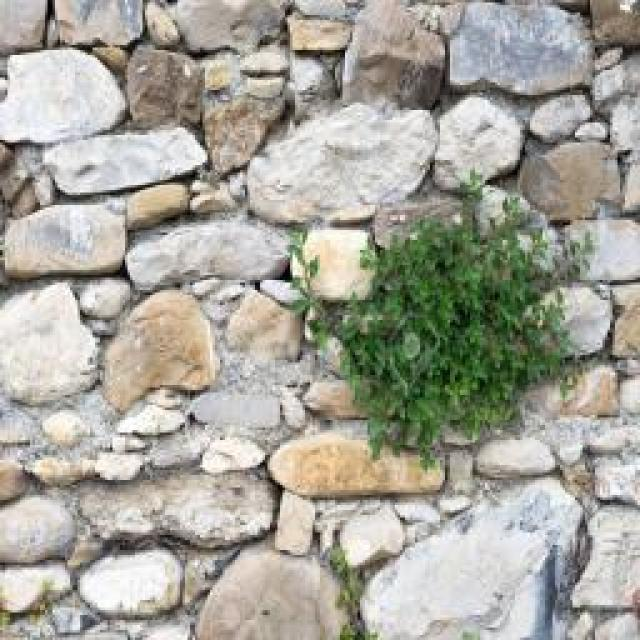
#> input picture brick-veg.jpg, 640 x 640 px
$ jupyter execute depth_estimation.ipynb   (older library calls are emulated)
#> lines starting #> are read from the running program, lines starting #| are printed output that depends on the picture; after the words box and inside, x2 and y2 are one past the last pixel; in counts of white or black regions, pixels touching at a corner belong together
[cell 1]
import cv2
import numpy as np
import matplotlib.pyplot as plt


image = cv2.imread('./brick-veg.jpg', cv2.IMREAD_GRAYSCALE)
#> image: shape (640, 640); min 0, max 255, mean 164.9
plt.imshow(image)

[cell 2]
# Step 1: Apply Gaussian Blur to remove noise
blurred_image = cv2.GaussianBlur(image, (5, 5), 0)

# Step 2: Apply Histogram Equalization to enhance contrast
equalized_image = cv2.equalizeHist(blurred_image)
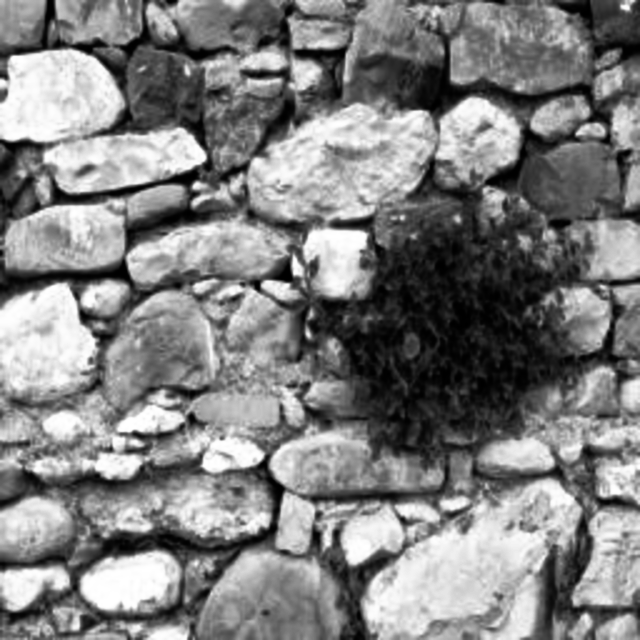
#> equalized_image: shape (640, 640); min 0, max 255, mean 128.3

# Display the preprocessed image
plt.imshow(equalized_image, cmap='gray')
plt.title('Preprocessed Image')
plt.show()

[cell 3]
# Step 3: Use Canny edge detection to identify crack edges
edges = cv2.Canny(equalized_image, threshold1=50, threshold2=150)
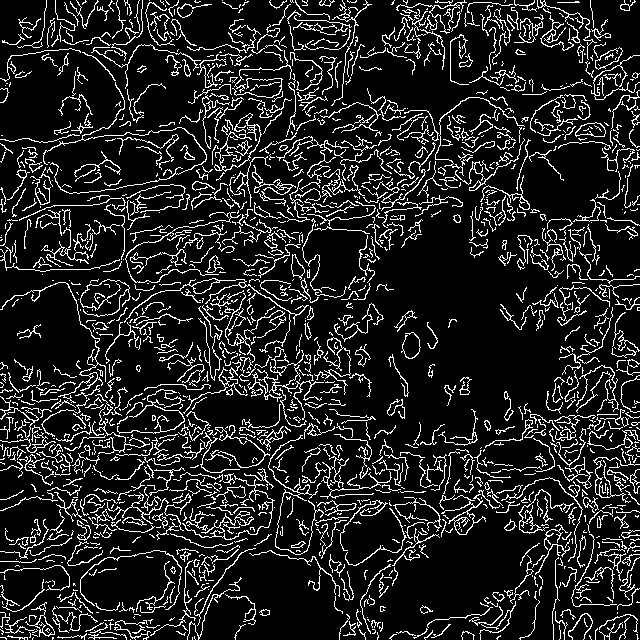
#> edges: shape (640, 640); 13.4% white in thin lines or dots

# Display the detected edges
plt.imshow(edges, cmap='gray')
plt.title('Canny Edge detector')
plt.show()

[cell 4]
# Step 4: Compute gradients in the x and y direction
grad_x = cv2.Sobel(equalized_image, cv2.CV_64F, 1, 0, ksize=5)
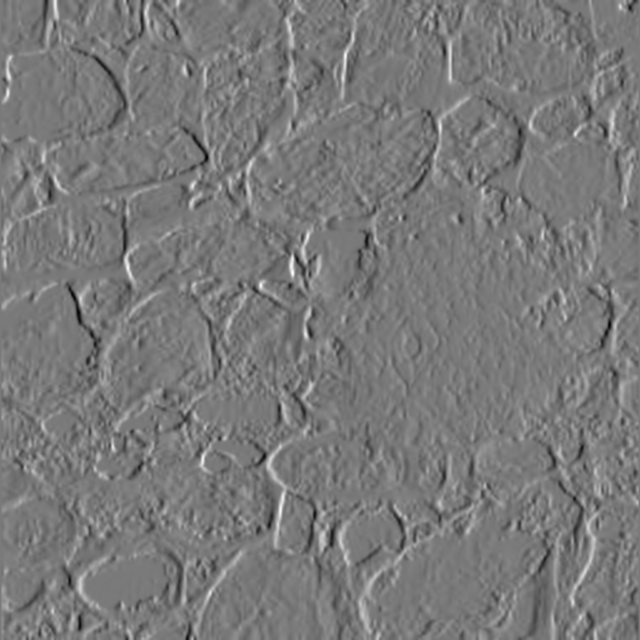
#> grad_x: shape (640, 640) float64; min -7766, max 8459, mean 2.6; drawn with min black and max white
grad_y = cv2.Sobel(equalized_image, cv2.CV_64F, 0, 1, ksize=5)
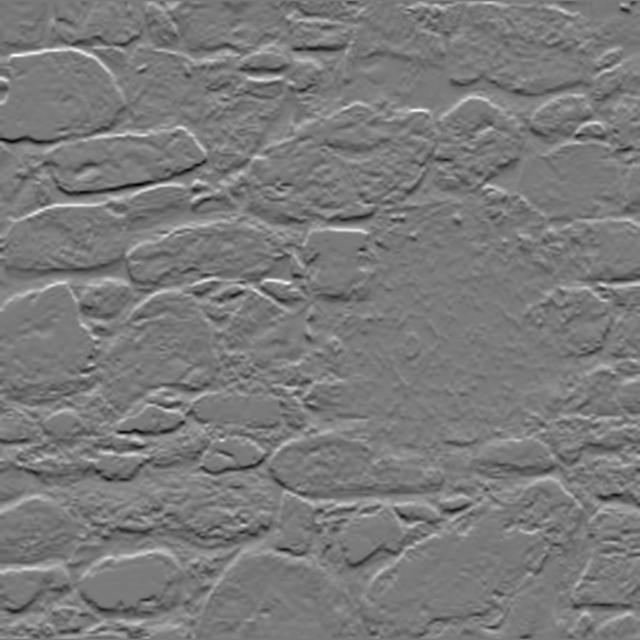
#> grad_y: shape (640, 640) float64; min -8640, max 9299, mean 3.8; drawn with min black and max white

# Compute gradient magnitude
gradient_magnitude = np.sqrt(grad_x**2 + grad_y**2)
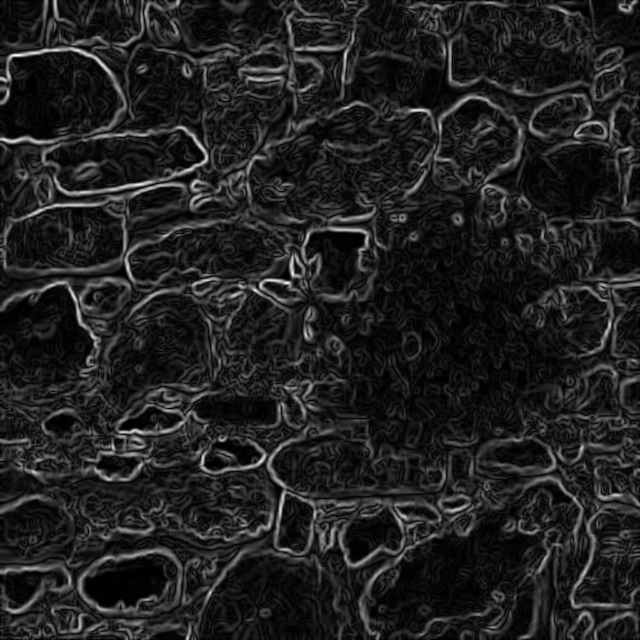
#> gradient_magnitude: shape (640, 640) float64; min 0, max 9299, mean 1212.9; drawn with min black and max white

# Normalize the gradient for visualization
gradient_magnitude = cv2.normalize(gradient_magnitude, None, 0, 255, cv2.NORM_MINMAX)

# Display the gradient magnitude
plt.imshow(gradient_magnitude, cmap='gray')
plt.title('Gradient Magnitude (Shading)')
plt.show()

[cell 5]
# Step 5: Find the darkest (shadowed) regions along the crack
# Thresholding to find dark regions (shadow)
_, shadow_mask = cv2.threshold(equalized_image, 60, 255, cv2.THRESH_BINARY_INV)
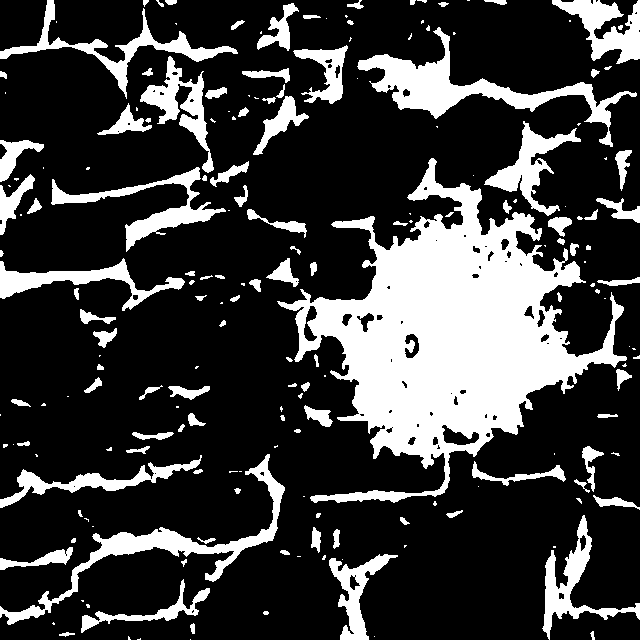
#> shadow_mask: shape (640, 640); 23.6% white; 195 white regions (85 under 20 px), largest, box (x1, y1, x2, y2) and area: (277, 158, 627, 503) 46541, (357, 27, 637, 147) 6232, (0, 454, 285, 625) 4759

# Mask the original image with the shadow mask
shadow_region = cv2.bitwise_and(equalized_image, equalized_image, mask=shadow_mask)
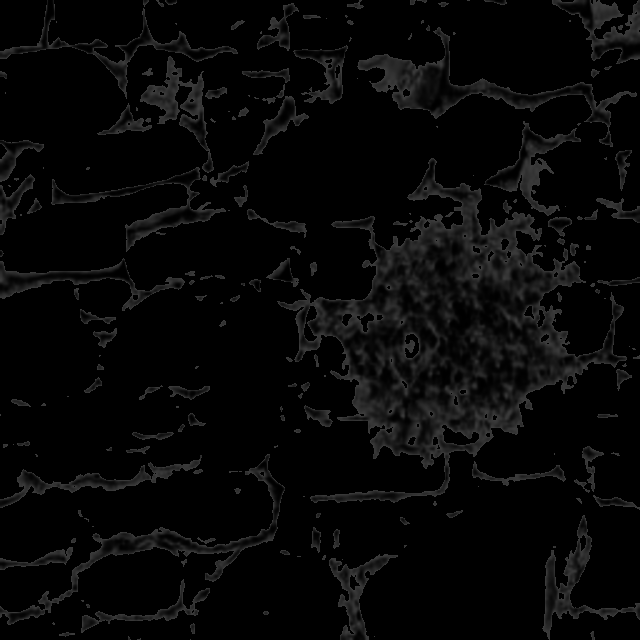
#> shadow_region: shape (640, 640); min 0, max 60, mean 7.2

# Display the shadow region
plt.imshow(shadow_region, cmap='gray')
plt.title('Shadow Regions')
plt.show()

# Step 6: Estimate depth based on intensity
# Here, deeper cracks would correlate with darker shadows (lower intensity)
depth_estimation = 255 - shadow_region  # Inverse relationship between intensity and depth
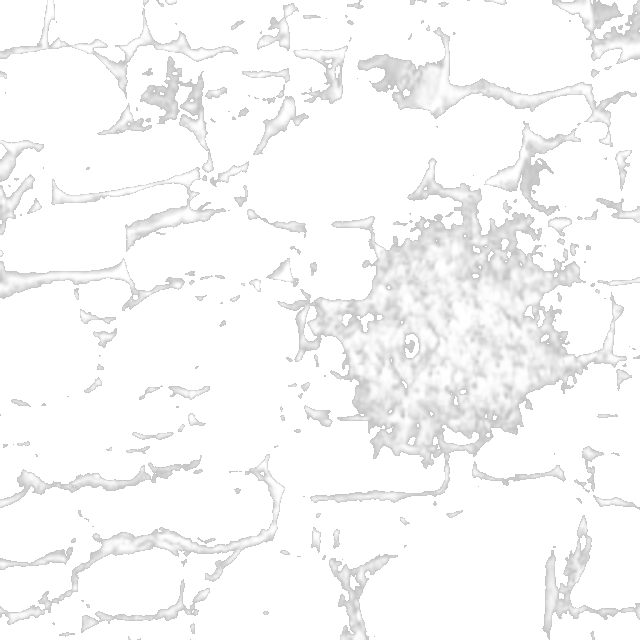
#> depth_estimation: shape (640, 640); min 195, max 255, mean 247.8

# Normalize depth estimation for display
depth_estimation_normalized = cv2.normalize(depth_estimation, None, 0, 255, cv2.NORM_MINMAX)
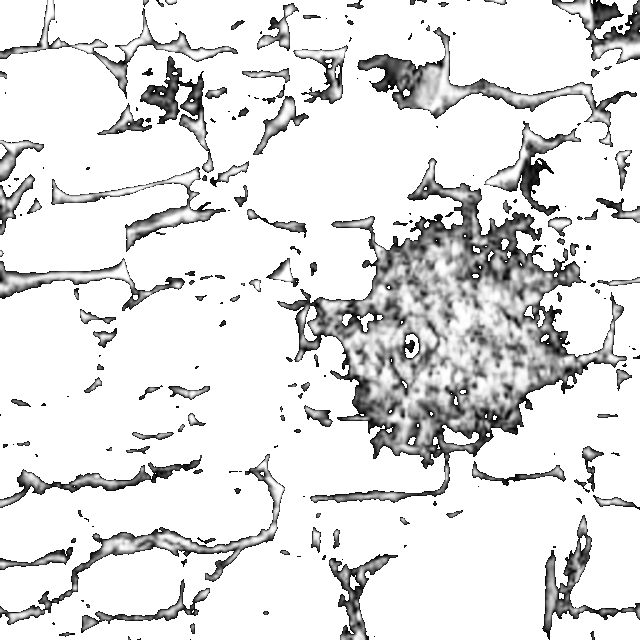
#> depth_estimation_normalized: shape (640, 640); min 0, max 255, mean 224.4

#Display the original image
image = cv2.imread('./brick-veg.jpg')
#> image is the input picture: shape (640, 640, 3); mean B, G, R 155.3, 165.6, 167
plt.imshow(image,cmap='jet')
plt.title("Original image")
plt.show()

# Display the estimated depth map
plt.imshow(depth_estimation_normalized, cmap='jet')
plt.title('Estimated Depth Map')
plt.colorbar()
plt.show()
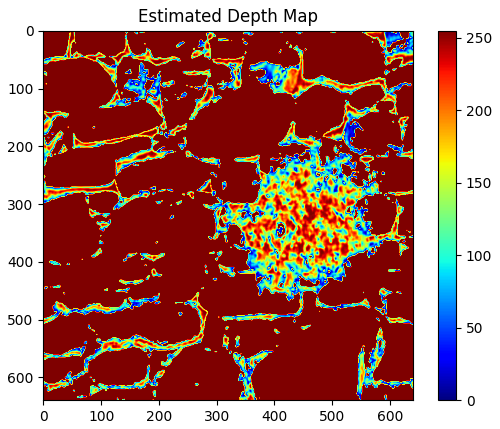
#> figure drawn by matplotlib, 2 panels

$ run again, with brickcrack.jpg copied over brick-veg.jpg
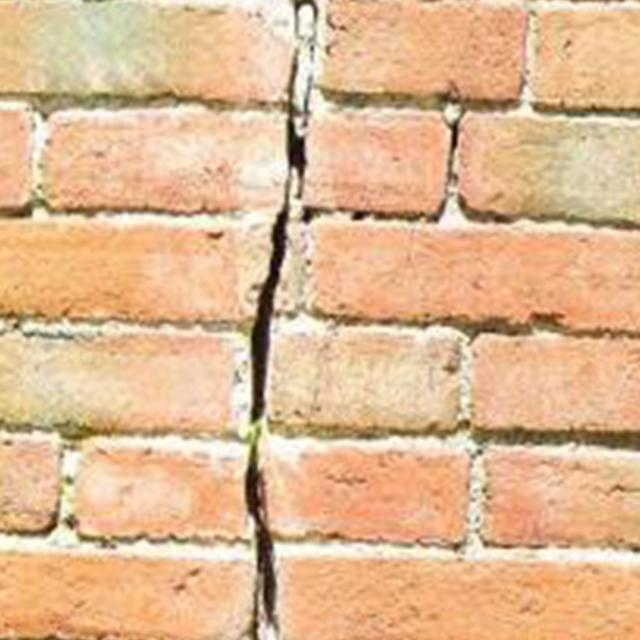
#> input picture brickcrack.jpg, 640 x 640 px
#> `edges = cv2.Canny(equalized_image, threshold1=50, threshold2=150)`:
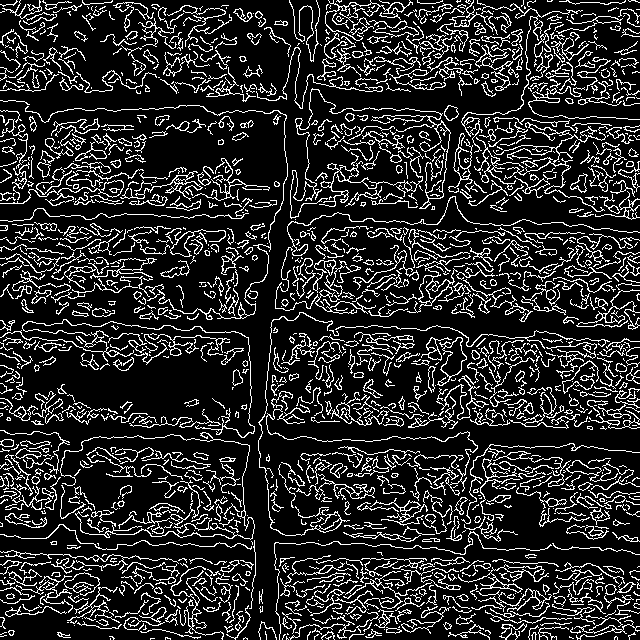
#> edges: shape (640, 640); 16.5% white in thin lines or dots
#> shadow_mask: shape (640, 640); 23% white; 466 white regions (245 under 20 px), largest, box (x1, y1, x2, y2) and area: (0, 48, 640, 640) 48154, (267, 387, 640, 471) 7537, (474, 481, 640, 554) 4470
#> image is the input picture: shape (640, 640, 3); mean B, G, R 146.8, 185.1, 224.9
#> `plt.show()`:
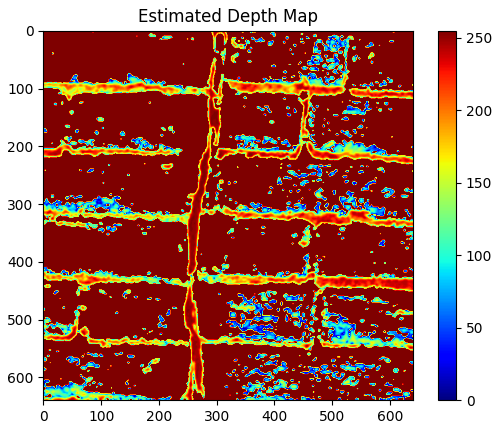
#> figure drawn by matplotlib, 2 panels

$ run again, with cracks_al_aqsa.jpg copied over brick-veg.jpg
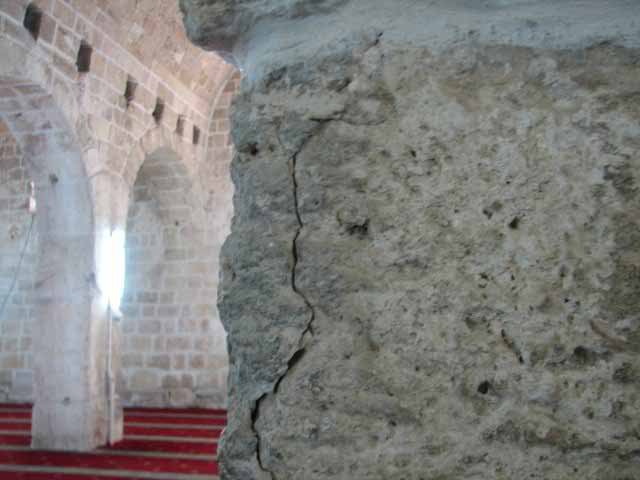
#> input picture cracks_al_aqsa.jpg, 640 x 480 px
#> edges: shape (480, 640); 15.5% white in thin lines or dots
#> shadow_mask: shape (480, 640); 22.9% white; 366 white regions (219 under 20 px), largest, box (x1, y1, x2, y2) and area: (0, 100, 374, 480) 27299, (482, 198, 640, 480) 14879, (553, 38, 640, 92) 2614
#> image is the input picture: shape (480, 640, 3); mean B, G, R 124.3, 126.5, 127.4
#> `plt.show()`:
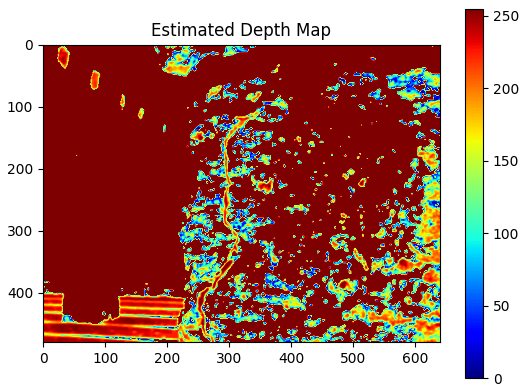
#> figure drawn by matplotlib, 2 panels
